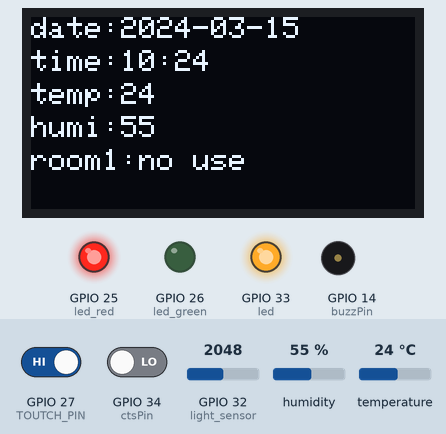
This sketch was run on a simulated ESP32. Parts: 128×64 one-colour display, output pins drawn as LEDs (lit = HIGH), buzzer (waves = sounding, pin HIGH). The inputs (shaded band) are chosen by the test bench; at power-on: GPIO 27 (TOUTCH_PIN) HIGH, humidity 55 %, temperature 24 °C, GPIO 34 (ctsPin) LOW, GPIO 32 (light_sensor) = 2048. WiFi joins after 1.5 s; servers stay silent unless stated; the display library's start-up logo is not drawn; the local clock reads 2024-03-15 10:24:30 at power-on unless the sketch sets it; web services answer with replies made up by the test bench; what the sketch prints to the serial monitor is not drawn.

Above: at 3.2 s.
3.3 s: GPIO 27 (TOUTCH_PIN) driven LOW
At 6.4 s:
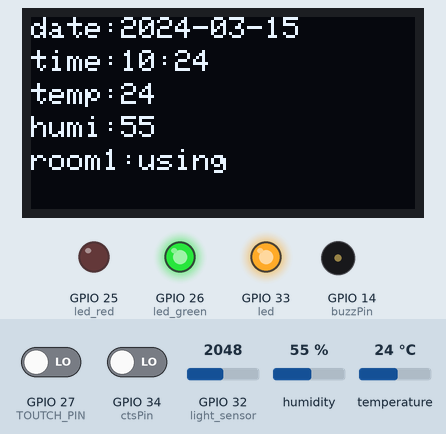
7.2 s: humidity set to 22 %
At 9.3 s:
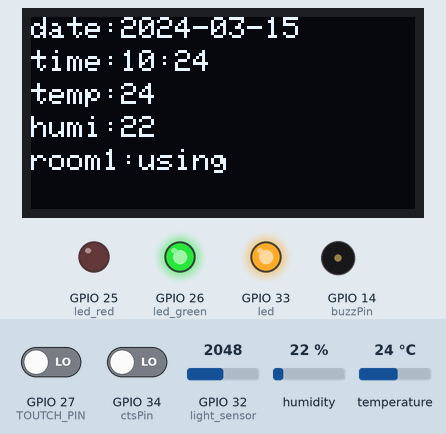
11.1 s: GPIO 27 (TOUTCH_PIN) driven HIGH
At 15.1 s:
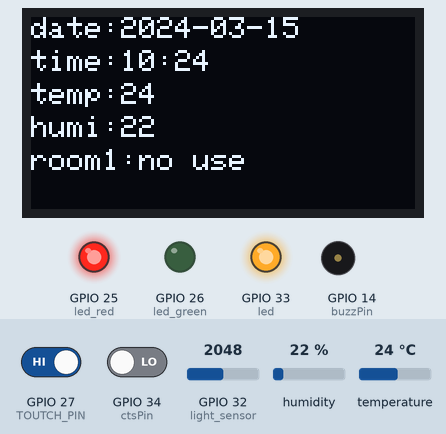
16.3 s: temperature set to 12 °C
At 19.2 s:
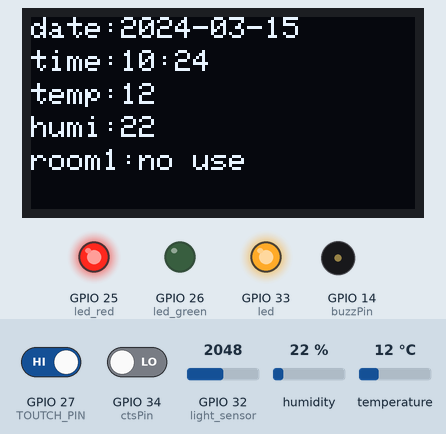
20.2 s: GPIO 34 (ctsPin) driven HIGH
At 22.1 s:
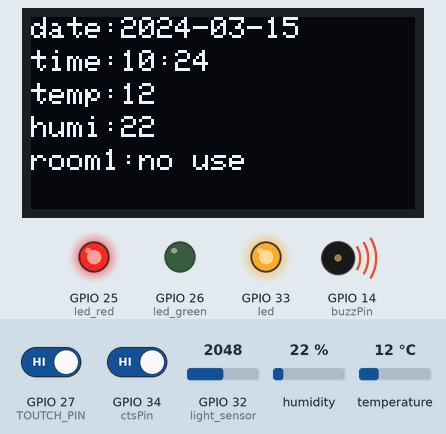
24.1 s: GPIO 32 (light_sensor) set to 1236
28.0 s: GPIO 32 (light_sensor) set to 1135
At 30.2 s:
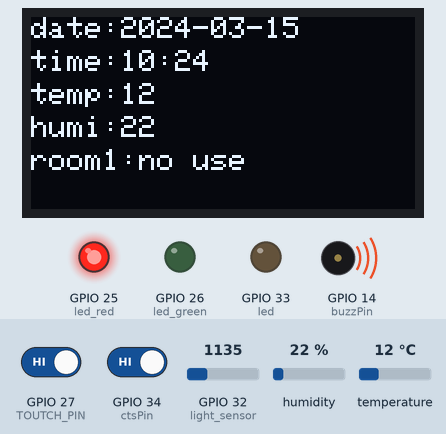
Timing chart, 0 to 31.7 s (numbered marks = the images above; inputs shaded):
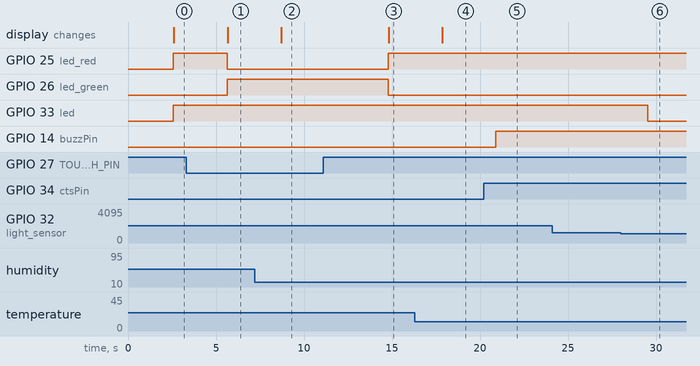

Measured:
- the behaviour switches between 1200 and 1199 on GPIO 32 (light_sensor) (found by bisection; images 5 and 6)
- after the input at 3.3 s, GPIO 25 (led_red): HIGH → LOW after 2.3 s; GPIO 26 (led_green): LOW → HIGH after 2.3 s; the display: changes after 2.4 s (image 1)
- after the input at 7.2 s, the display: changes after 1.5 s (image 2)
- after the input at 11.1 s, GPIO 25 (led_red): LOW → HIGH after 3.7 s; GPIO 26 (led_green): HIGH → LOW after 3.7 s; the display: changes after 3.7 s (image 3)
- after the input at 16.3 s, the display: changes after 1.6 s (image 4)
- after the input at 20.2 s, GPIO 14 (buzzPin): LOW → HIGH after 0.71 s
- after the input at 24.1 s, every drawn part: stays the same
- after the input at 28.0 s, GPIO 33 (led): HIGH → LOW after 1.5 s

The sketch:

Toilet.ino
```cpp
#include <SimpleDHT.h>
#include <WiFiClientSecure.h>
#include <WiFi.h>
#include <Adafruit_GFX.h>
#include <Adafruit_SSD1306.h>

#include "time.h"
#define ctsPin 34
int buzzPin = 14;

const char* ssid     = "Pixel";
const char* password = "0928661531";

String Linetoken = "";

const char* ntpServer = "pool.ntp.org";
const long  gmtOffset_sec = 28800;//格林威治時間,一格3600,GMT+8就是8*3600=28800
const int   daylightOffset_sec = 3600;

int TOUTCH_PIN=27;
int light_sensor = 32;
int led =33;
int led_red =25;
int led_green =26;
int val_1;
int pinDHT11 = 3; //ESP32 GPIO15
SimpleDHT11 dht11;

WiFiClientSecure client;
char host[] = "notify-api.line.me";//LINE Notify API網址

//OLED設定
#define SCREEN_WIDTH 128 //OLED寬度
#define SCREEN_HEIGHT 64 //OLED高度
#define OLED_RESET    -1 //Reset pin
Adafruit_SSD1306 display(SCREEN_WIDTH, SCREEN_HEIGHT, &Wire, OLED_RESET); //Declaring the display name (display)

void setup() {
Serial.begin(115200);
  pinMode(light_sensor, INPUT);
  pinMode(led, OUTPUT);
  pinMode(TOUTCH_PIN,INPUT);
  pinMode(led_green,OUTPUT);
  pinMode(led_red,OUTPUT);
  pinMode(ctsPin, INPUT);
  pinMode(buzzPin, OUTPUT);

  display.begin(SSD1306_SWITCHCAPVCC, 0x3C); //Start the OLED display
  display.display();

  // Connect to Wi-Fi
  Serial.print("Connecting to ");
  Serial.println(ssid);
  WiFi.begin(ssid, password);
  while (WiFi.status() != WL_CONNECTED) {
    delay(500);
    Serial.print(".");
  }
  Serial.println("");
  Serial.println("WiFi connected.");

  Serial.println("IP address: ");
  IPAddress ip = WiFi.localIP();
  Serial.println(ip);
  client.setInsecure();

  // Init and get the time
  configTime(gmtOffset_sec, daylightOffset_sec, ntpServer);
  printLocalTime();


}

void loop() {
    printLocalTime();
    byte temperature = 0;
    byte humidity = 0;
    int err = SimpleDHTErrSuccess;
    val_1=digitalRead(TOUTCH_PIN);
    // start working...
    if ((err = dht11.read(pinDHT11, &temperature, &humidity, NULL)) != SimpleDHTErrSuccess) {
       Serial.print("Read DHT11 failed, err="); Serial.println(err);delay(1000);
       return;
    }

    Serial.print("Humidity = ");
    Serial.print((int)humidity);
    Serial.print("% , ");
    Serial.print("Temperature = ");
    Serial.print((int)temperature);
    Serial.println("C ");
    delay(1000);  //每1秒顯示一次
    display.setCursor(0, 22);//設定游標位置
    display.print("temp:");display.println((int)temperature);
    display.setCursor(0, 33);//設定游標位置
    display.print("humi:");display.println((int)humidity);
//小夜燈*****************
    int val=analogRead(light_sensor);
    Serial.print("light: ");
    Serial.println(val);
    if (val<1200){
      digitalWrite(led, LOW);
      }
    else digitalWrite(led, HIGH);
//****************************
//使用狀況*********************
    if (val_1==0){
    digitalWrite(led_red, LOW);
    digitalWrite(led_green, HIGH);
    display.setTextSize(1);//設定文字大小
    display.setTextColor(WHITE);//文字顏色
    display.setCursor(0, 44);//設定游標位置
    display.print("room1:using");
    }
    else {
    digitalWrite(led_green, LOW);
    digitalWrite(led_red, HIGH);
    display.setTextSize(1);//設定文字大小
    display.setTextColor(WHITE);//文字顏色
    display.setCursor(0, 44);//設定游標位置
    display.print("room1:no use");
      }
   display.display();//顯示螢幕

//觸摸開關****************************
    int ctsValue = digitalRead(ctsPin);

  if (ctsValue == HIGH){
    digitalWrite(buzzPin, HIGH); //有源蜂鳴器響起
    String message = "發生危險，目前狀態：";
    Serial.println(message);
//********line post************
    if (client.connect(host, 443)) {
      int LEN = message.length();
      String url = "/api/notify";
      client.println("POST " + url + " HTTP/1.1");
      client.print("Host: "); client.println(host);
      //權杖
      client.print("Authorization: Bearer "); client.println(Linetoken);
      client.println("Content-Type: application/x-www-form-urlencoded");
      client.print("Content-Length: "); client.println( String((LEN + 8)) );
      client.println();
      client.print("message="); client.println(message);
      client.println();
      //等候回應
      delay(2000);
      String response = client.readString();
      //顯示傳遞結果
      Serial.println(response);
      client.stop(); //斷線，否則只能傳5次
    }
    else {
      //傳送失敗
      Serial.println("connected fail");
    }
  }
  //每5秒讀取一次溫濕度
//  delay(5000);
//  }
  else{
    digitalWrite(buzzPin, LOW);  //有源蜂鳴器關閉
    delay(2000);
  }
  Serial.println(buzzPin);

}

void printLocalTime(){
  struct tm timeinfo;
  if(!getLocalTime(&timeinfo)){
    Serial.println("Failed to obtain time");
    return;
  }
  Serial.println(&timeinfo, "%F %R");
     display.clearDisplay();//清除螢幕
    display.setTextSize(1);//設定文字大小
    display.setTextColor(WHITE);//文字顏色
      display.setCursor(0, 0);//設定游標位置
    display.print("date:");display.println(&timeinfo, "%F");
    display.setCursor(0, 11);//設定游標位置
    display.print("time:");display.println(&timeinfo, "%R");
}
```
